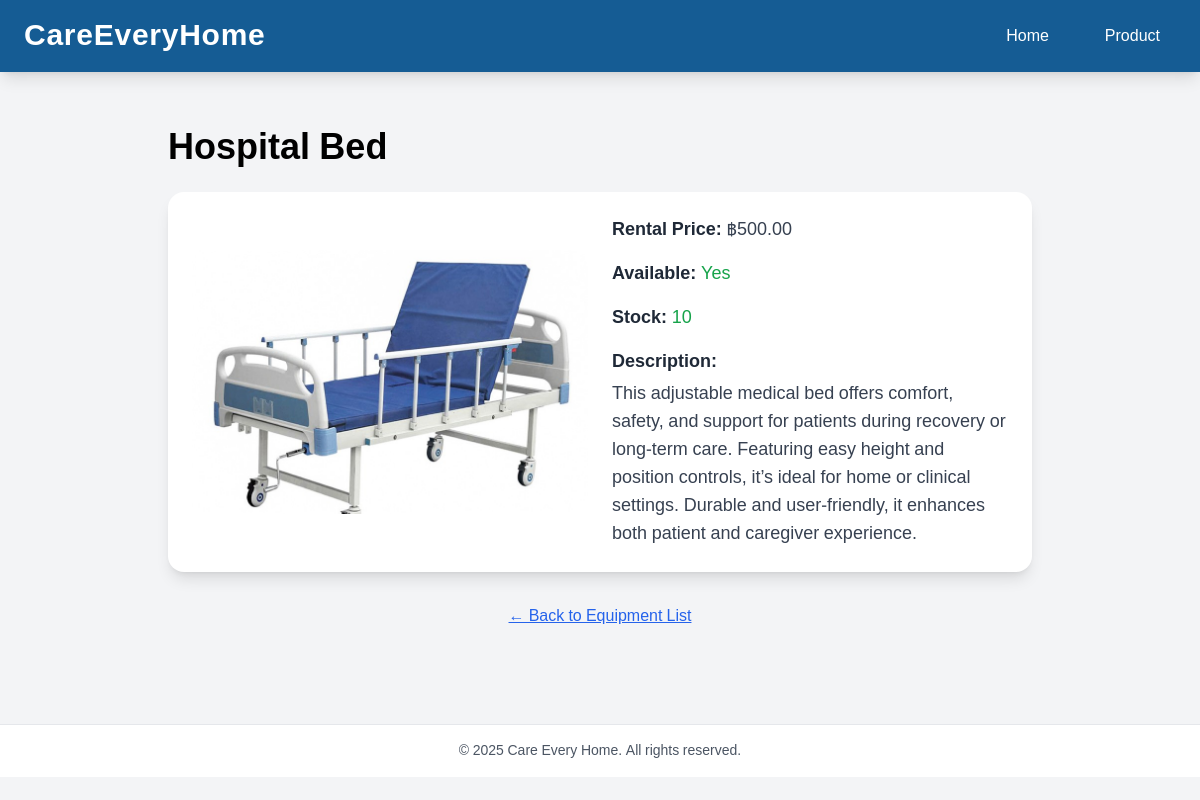
Screenshot of /equipments/4/ with the database file from the repository.
### myapp/models.py (models this page shows, shortened)
class Equipment(models.Model):
    name = models.CharField(max_length=255)
    status = models.CharField(max_length=50, choices=[('available', 'Available'), ('not available', 'Not available')])
    rental_price = models.DecimalField(max_digits=10, decimal_places=2)
    stock = models.PositiveIntegerField()
    description = models.TextField(max_length=500)
    image = models.ImageField(upload_to='equipments/', null=True, blank=True)

### myapp/views.py (the view)
# urls.py: path('equipments/<int:pk>/', EquipmentDetailView.as_view(), name='equipment_detail'),
class EquipmentDetailView(DetailView):
    model = Equipment
    template_name = 'myapp/equipment_detail.html'
    context_object_name = 'equipment'  # Name of the variable in the template

### myapp/templates/myapp/equipment_detail.html (shortened to what this page needs)
{% extends 'myapp/base.html' %}
{% block content %}
<div class="max-w-4xl mx-auto px-4 py-8">
  <h1 class="text-4xl font-bold text-black-700 mb-6">{{ equipment.name }}</h1>
  <div class="bg-white p-6 rounded-2xl shadow-lg grid md:grid-cols-2 gap-6 items-start">
    {% if equipment.image %}
      <img src="{{ equipment.image.url }}" alt="{{ equipment.name }}" class="w-full rounded-xl object-cover max-h-[400px] self-center">
    {% else %}
      <div class="w-full h-64 bg-gray-100 rounded-xl flex items-center justify-center text-gray-400 text-sm">
        No image available
      </div>
    {% endif %}
    <div class="space-y-4 text-lg text-gray-700">
      <p><strong class="text-gray-800">Rental Price:</strong> ฿{{ equipment.rental_price }}</p>
      <p>
        <strong class="text-gray-800">Available:</strong>
        {% if equipment.status == 'available' %}
          <span class="text-green-600 font-medium">Yes</span>
        {% else %}
          <span class="text-red-600 font-medium">No</span>
        {% endif %}
      </p>
      <p>
        <strong class="text-gray-800">Stock:</strong>
        {% if equipment.stock <= 0 %}
          <span class="text-red-600 font-medium">{{ equipment.stock }}</span>
        {% else %}
          <span class="text-green-600 font-medium">{{ equipment.stock }}</span>
        {% endif %}
      </p>
      <p>
        <strong class="text-gray-800">Description:</strong><br>
        <span class="block mt-1">{{ equipment.description }}</span>
      </p>
    </div>
  </div>
  <div class="mt-8 text-center">
    <a href="{% url 'equipment_list' %}" class="inline-block text-blue-600 hover:text-blue-800 transition font-medium underline">
      ← Back to Equipment List
    </a>
  </div>
</div>
{% endblock %}

### myapp/templates/myapp/base.html (style rules this page uses)
body { font-family: 'Noto Sans Thai', sans-serif; }

### rows the page displays
Equipment: name "Hospital Bed", image (picture), rental_price "500.00", stock "10", description "This adjustable medical bed offers comfort, safety, and support for patients during recovery or long-term care. Featuring easy height and position controls, it’s ideal for home or clinical settings. Durable and user-friendly, it enhances both patient and caregiver experience."
